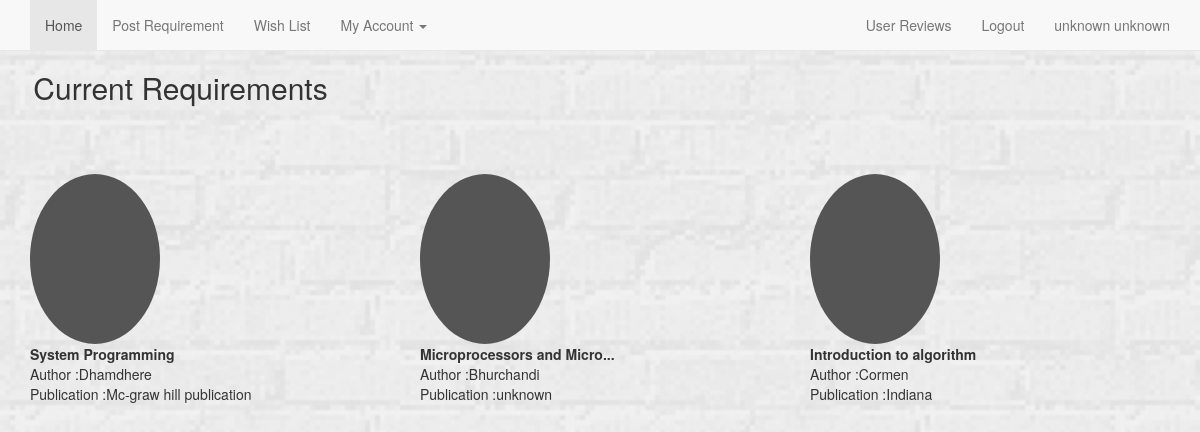
/requirementpage.php, run on the app's committed database.
### tables this page shows
CREATE TABLE IF NOT EXISTS `requirement` (
  `name` varchar(30) NOT NULL,
  `author` varchar(30) NOT NULL,
  `publication` varchar(30) NOT NULL,
  `user_id` varchar(32) NOT NULL,
`r_id` int(11) NOT NULL
);

### conne.inc.php (called while the page is built, shortened)
<?php
$c=mysqli_connect('localhost','root','') or die("NOT CONNECTED");
$cc=mysqli_select_db( $c,'hello1');
?>

### core2.php (called while the page is built, shortened)
<?php
function dbi_result($result, $row, $field)
{
  if ($result->num_rows == 0) return 'unknown';
  $result->data_seek($row);
  $ceva = $result->fetch_assoc();
  return (isset($ceva[$field]) ? $ceva[$field]
    : (strpos($field, '.') ? $ceva[substr($field, strrpos($field, '.') + 1)] : ''));
}
function getuserfield($field)
{
require 'conne.inc.php';
$query="SELECT `$field` FROM `user` WHERE `user_id`='".$_SESSION['user_id']."'";
if($query_run=mysqli_query($c,$query))
{
if($query_result=dbi_result($query_run,0,$field))
{
   return $query_result;
}
else
{
  echo 'UNKNOWN USER';
 }
}
}
?>

### requirementpage.php (the view, shortened to what this page needs)
<?php
require 'core2.php';
require 'conne.inc.php';
?>
<!DOCTYPE html PUBLIC "-//W3C//DTD XHTML 1.0 Transitional//EN" "http://www.w3.org/TR/xhtml1/DTD/xhtml1-transitional.dtd">
<html lang="en">
<head>
    <link href="dist/css/bootstrap.min.css" rel="stylesheet">
    <link href="navbar-static-top.css" rel="stylesheet">
</head>
 <nav class="navbar navbar-default navbar-static-top">
      <div class="container">
        <div id="navbar" class="navbar-collapse collapse">
          <ul class="nav navbar-nav">
          <li class="active"><a href="HOME2.php">Home</a></li>
            <li><a href="requirement.php">Post Requirement</a></li>
            <li><a href="wlist2.php">Wish List</a></li>
             <li class="dropdown">
              <a href="#" class="dropdown-toggle" data-toggle="dropdown" role="button" aria-expanded="false">My Account <span class="caret"></span></a>
            </li>
          </ul>
          <ul class="nav navbar-nav navbar-right">
 <li><a href="revieww.php">User Reviews</a></li>
		    <li><a href="logout.php">Logout</a></li>
            <li><a href="accountinfo.php"><?php echo getuserfield('fname').' '.getuserfield('lname');?>
</a></li>
            </ul>
        </div>
      </div>
    </nav>
<h2> &nbsp;&nbsp;&nbsp; Current Requirements</h2>
<br>
<br> <script src="ajax.googleapis.com/ajax/libs/jquery/1.11.2/jquery.min.js"></script>
</body>
</html>
<?php
$queryy="SELECT * FROM `requirement` WHERE 1";
if($dhanu=mysqli_query($c,$queryy))
{
if(mysqli_num_rows($dhanu)==0)
{
echo "NO RESSSULT FOUND";
}
else{
while($row=mysqli_fetch_assoc($dhanu))
{
if(!$bookname=$row['name'])
{break;}
$author=$row['author'];
$publication=$row['publication'];
?>
<div class="container marketing">
      <div class="row">
        <div class="col-lg-4">
                <img class="img-circle" alt="Generic placeholder image" style="width: 130px; height: 170px;">
        <?php
                   echo'<b><br>'.$bookname.'</b>';
                   echo'<br>Author :'.$author;
				   echo'<br>Publication :'.$publication;
		?>
        </div>
<?php
}
 }
}
else
{
echo 'NOT CONNECTED';
}
?>

### navbar-static-top.css (style rules this page uses)
.navbar-static-top { margin-bottom: 19px; }

### data on the page
requirement: name "System Programming", author "Dhamdhere", publication "Mc-graw hill publication"
requirement: name "Microprocessors and Micro...", author "Bhurchandi", publication "unknown"
requirement: name "Introduction to algorithm", author "Cormen", publication "Indiana"

### other printed values
getuserfield('fname') "unknown"
getuserfield('lname') "unknown"
